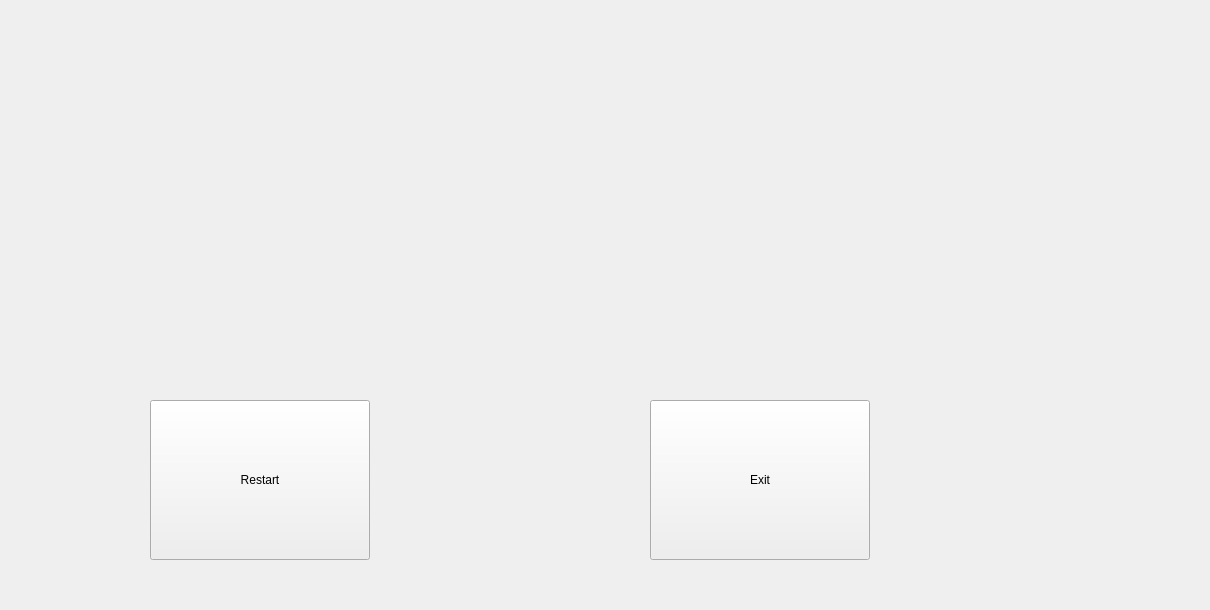
<?xml version="1.0" encoding="UTF-8"?>
<ui version="4.0">
 <class>Battlefield</class>
 <widget class="QWidget" name="Battlefield">
  <property name="geometry">
   <rect>
    <x>0</x>
    <y>0</y>
    <width>1210</width>
    <height>610</height>
   </rect>
  </property>
  <property name="windowTitle">
   <string>Form</string>
  </property>
  <widget class="QPushButton" name="buttonRestart">
   <property name="geometry">
    <rect>
     <x>150</x>
     <y>400</y>
     <width>220</width>
     <height>160</height>
    </rect>
   </property>
   <property name="text">
    <string>Restart</string>
   </property>
  </widget>
  <widget class="QPushButton" name="buttonExit">
   <property name="geometry">
    <rect>
     <x>650</x>
     <y>400</y>
     <width>220</width>
     <height>160</height>
    </rect>
   </property>
   <property name="text">
    <string>Exit</string>
   </property>
  </widget>
  <widget class="QLabel" name="label">
   <property name="geometry">
    <rect>
     <x>-10</x>
     <y>0</y>
     <width>821</width>
     <height>601</height>
    </rect>
   </property>
   <property name="text">
    <string/>
   </property>
  </widget>
 </widget>
 <resources/>
 <connections/>
</ui>
